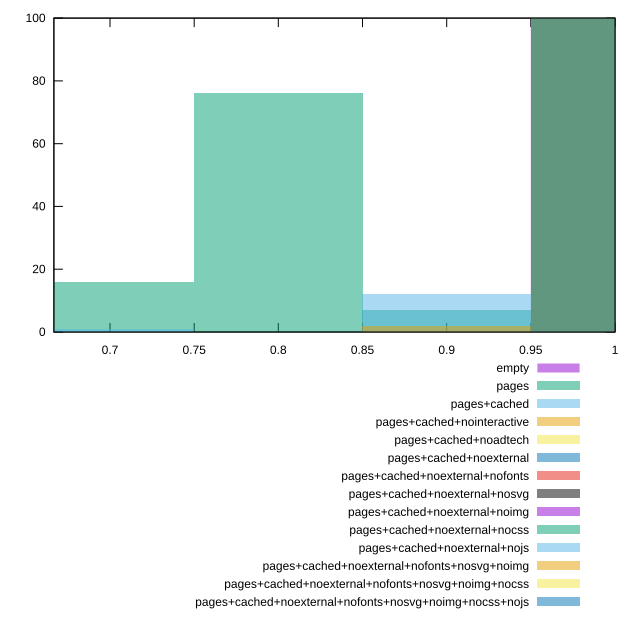

This figure's gnuplot source:
reset
set terminal svg size 640, 620
set output "reprap/unminified-css/comparison/histogram/all_score.svg"

$empty <<EOF
1.0035015500113236 100
EOF

$pages <<EOF
1.0035015500113236 1
0.8601441857239915 7
0.7167868214366596 92
EOF

$pagesCached <<EOF
0.7167868214366596 1
0.8601441857239915 12
1.0035015500113236 87
EOF

$pagesCachedNointeractive <<EOF
1.0035015500113236 98
0.8601441857239915 2
EOF

$pagesCachedNoadtech <<EOF
1.0035015500113236 100
EOF

$pagesCachedNoexternal <<EOF
1.0035015500113236 100
EOF

$pagesCachedNoexternalNofonts <<EOF
1.0035015500113236 100
EOF

$pagesCachedNoexternalNosvg <<EOF
1.0035015500113236 100
EOF

$pagesCachedNoexternalNoimg <<EOF
1.0035015500113236 100
EOF

$pagesCachedNoexternalNocss <<EOF
1.0035015500113236 100
EOF

$pagesCachedNoexternalNojs <<EOF
1.0035015500113236 100
EOF

$pagesCachedNoexternalNofontsNosvgNoimg <<EOF
1.0035015500113236 100
EOF

$pagesCachedNoexternalNofontsNosvgNoimgNocss <<EOF
1.0035015500113236 100
EOF

$pagesCachedNoexternalNofontsNosvgNoimgNocssNojs <<EOF
1.0035015500113236 100
EOF

set key outside below
set boxwidth 0.14335736428733192
set yrange [0:100]
set style fill transparent solid 0.5 noborder

plot \
  $empty title "empty" with boxes, \
  $pages title "pages" with boxes, \
  $pagesCached title "pages+cached" with boxes, \
  $pagesCachedNointeractive title "pages+cached+nointeractive" with boxes, \
  $pagesCachedNoadtech title "pages+cached+noadtech" with boxes, \
  $pagesCachedNoexternal title "pages+cached+noexternal" with boxes, \
  $pagesCachedNoexternalNofonts title "pages+cached+noexternal+nofonts" with boxes, \
  $pagesCachedNoexternalNosvg title "pages+cached+noexternal+nosvg" with boxes, \
  $pagesCachedNoexternalNoimg title "pages+cached+noexternal+noimg" with boxes, \
  $pagesCachedNoexternalNocss title "pages+cached+noexternal+nocss" with boxes, \
  $pagesCachedNoexternalNojs title "pages+cached+noexternal+nojs" with boxes, \
  $pagesCachedNoexternalNofontsNosvgNoimg title "pages+cached+noexternal+nofonts+nosvg+noimg" with boxes, \
  $pagesCachedNoexternalNofontsNosvgNoimgNocss title "pages+cached+noexternal+nofonts+nosvg+noimg+nocss" with boxes, \
  $pagesCachedNoexternalNofontsNosvgNoimgNocssNojs title "pages+cached+noexternal+nofonts+nosvg+noimg+nocss+nojs" with boxes, \


reset
